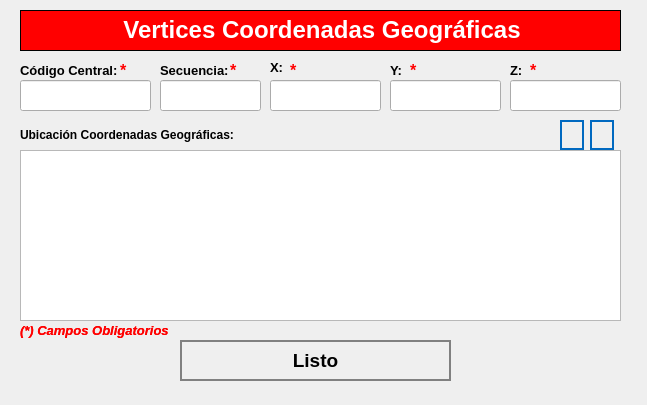
<?xml version="1.0" encoding="UTF-8"?>
<ui version="4.0">
 <class>NewBook</class>
 <widget class="QWidget" name="NewBook">
  <property name="geometry">
   <rect>
    <x>0</x>
    <y>0</y>
    <width>647</width>
    <height>405</height>
   </rect>
  </property>
  <property name="windowTitle">
   <string>Nuevo Registro</string>
  </property>
  <property name="styleSheet">
   <string notr="true">QPushButton
{	
	height: 2em;
 	border-style: solid;
	border-width: 2px;
 	border-color: grey;
	font-weight: bold;
}

QPushButton:hover
{
   	background-color:grey;
	color:white;
}</string>
  </property>
  <widget class="QLabel" name="label">
   <property name="geometry">
    <rect>
     <x>20</x>
     <y>10</y>
     <width>601</width>
     <height>41</height>
    </rect>
   </property>
   <property name="font">
    <font>
     <underline>false</underline>
    </font>
   </property>
   <property name="autoFillBackground">
    <bool>false</bool>
   </property>
   <property name="styleSheet">
    <string notr="true">background-color: red;</string>
   </property>
   <property name="frameShape">
    <enum>QFrame::Box</enum>
   </property>
   <property name="text">
    <string>&lt;html&gt;&lt;head/&gt;&lt;body&gt;&lt;p align=&quot;center&quot;&gt;&lt;span style=&quot; font-size:18pt; font-weight:600; color:#ffffff;&quot;&gt;Vertices Coordenadas Geográficas&lt;/span&gt;&lt;/p&gt;&lt;/body&gt;&lt;/html&gt;</string>
   </property>
  </widget>
  <widget class="QLabel" name="label_nota_obligatoria">
   <property name="geometry">
    <rect>
     <x>20</x>
     <y>320</y>
     <width>281</width>
     <height>21</height>
    </rect>
   </property>
   <property name="text">
    <string>&lt;html&gt;&lt;head/&gt;&lt;body&gt;&lt;p&gt;&lt;span style=&quot; font-size:10pt; font-weight:600; font-style:italic; color:#ff0000;&quot;&gt;(*) Campos Obligatorios&lt;/span&gt;&lt;/p&gt;&lt;/body&gt;&lt;/html&gt;</string>
   </property>
  </widget>
  <widget class="QLabel" name="label_dni_2">
   <property name="geometry">
    <rect>
     <x>390</x>
     <y>60</y>
     <width>91</width>
     <height>21</height>
    </rect>
   </property>
   <property name="text">
    <string>&lt;html&gt;&lt;head/&gt;&lt;body&gt;&lt;p&gt;&lt;span style=&quot; font-size:10pt; font-weight:600;&quot;&gt;Y:&lt;/span&gt;&lt;/p&gt;&lt;/body&gt;&lt;/html&gt;</string>
   </property>
  </widget>
  <widget class="QLabel" name="ast_aquienvisita_3">
   <property name="geometry">
    <rect>
     <x>290</x>
     <y>60</y>
     <width>21</width>
     <height>21</height>
    </rect>
   </property>
   <property name="text">
    <string>&lt;html&gt;&lt;head/&gt;&lt;body&gt;&lt;p&gt;&lt;span style=&quot; font-size:12pt; font-weight:600; color:#ff0000;&quot;&gt;*&lt;/span&gt;&lt;/p&gt;&lt;/body&gt;&lt;/html&gt;</string>
   </property>
  </widget>
  <widget class="QLabel" name="label_aquienVisita">
   <property name="geometry">
    <rect>
     <x>20</x>
     <y>60</y>
     <width>191</width>
     <height>21</height>
    </rect>
   </property>
   <property name="text">
    <string>&lt;html&gt;&lt;head/&gt;&lt;body&gt;&lt;p&gt;&lt;span style=&quot; font-size:10pt; font-weight:600;&quot;&gt;Código Central:&lt;/span&gt;&lt;/p&gt;&lt;/body&gt;&lt;/html&gt;</string>
   </property>
  </widget>
  <widget class="QLabel" name="label_area_2">
   <property name="geometry">
    <rect>
     <x>160</x>
     <y>60</y>
     <width>101</width>
     <height>21</height>
    </rect>
   </property>
   <property name="text">
    <string>&lt;html&gt;&lt;head/&gt;&lt;body&gt;&lt;p&gt;&lt;span style=&quot; font-size:10pt; font-weight:600;&quot;&gt;Secuencia:&lt;/span&gt;&lt;/p&gt;&lt;/body&gt;&lt;/html&gt;</string>
   </property>
  </widget>
  <widget class="QTableWidget" name="tableEsquema">
   <property name="geometry">
    <rect>
     <x>20</x>
     <y>150</y>
     <width>601</width>
     <height>171</height>
    </rect>
   </property>
   <property name="autoFillBackground">
    <bool>true</bool>
   </property>
   <property name="lineWidth">
    <number>5</number>
   </property>
   <property name="editTriggers">
    <set>QAbstractItemView::NoEditTriggers</set>
   </property>
   <property name="textElideMode">
    <enum>Qt::ElideLeft</enum>
   </property>
   <attribute name="horizontalHeaderMinimumSectionSize">
    <number>10</number>
   </attribute>
  </widget>
  <widget class="QLabel" name="ast_aquienvisita">
   <property name="geometry">
    <rect>
     <x>120</x>
     <y>60</y>
     <width>21</width>
     <height>21</height>
    </rect>
   </property>
   <property name="text">
    <string>&lt;html&gt;&lt;head/&gt;&lt;body&gt;&lt;p&gt;&lt;span style=&quot; font-size:12pt; font-weight:600; color:#ff0000;&quot;&gt;*&lt;/span&gt;&lt;/p&gt;&lt;/body&gt;&lt;/html&gt;</string>
   </property>
  </widget>
  <widget class="QPushButton" name="btnAddEsquema">
   <property name="geometry">
    <rect>
     <x>560</x>
     <y>120</y>
     <width>24</width>
     <height>30</height>
    </rect>
   </property>
   <property name="font">
    <font>
     <pointsize>12</pointsize>
     <weight>75</weight>
     <bold>true</bold>
    </font>
   </property>
   <property name="cursor">
    <cursorShape>PointingHandCursor</cursorShape>
   </property>
   <property name="styleSheet">
    <string notr="true">QPushButton
{	
	height: 2em;
 	border-style: solid;
	border-width: 2px;
 	border-color: #0069c0;
	font-weight: bold;
}

QPushButton:hover
{
   	background-color:#0069c0;
	color:white;
}</string>
   </property>
   <property name="text">
    <string/>
   </property>
   <property name="icon">
    <iconset>
     <normaloff>../assets/icons/add-icon.png</normaloff>../assets/icons/add-icon.png</iconset>
   </property>
   <property name="iconSize">
    <size>
     <width>25</width>
     <height>25</height>
    </size>
   </property>
   <property name="autoDefault">
    <bool>true</bool>
   </property>
   <property name="default">
    <bool>true</bool>
   </property>
   <property name="flat">
    <bool>true</bool>
   </property>
  </widget>
  <widget class="QLabel" name="ast_aquienvisita_2">
   <property name="geometry">
    <rect>
     <x>230</x>
     <y>60</y>
     <width>21</width>
     <height>21</height>
    </rect>
   </property>
   <property name="text">
    <string>&lt;html&gt;&lt;head/&gt;&lt;body&gt;&lt;p&gt;&lt;span style=&quot; font-size:12pt; font-weight:600; color:#ff0000;&quot;&gt;*&lt;/span&gt;&lt;/p&gt;&lt;/body&gt;&lt;/html&gt;</string>
   </property>
  </widget>
  <widget class="QLabel" name="label_advertencia_dni">
   <property name="geometry">
    <rect>
     <x>20</x>
     <y>320</y>
     <width>251</width>
     <height>21</height>
    </rect>
   </property>
   <property name="text">
    <string>&lt;html&gt;&lt;head/&gt;&lt;body&gt;&lt;p&gt;&lt;span style=&quot; font-size:10pt; font-weight:600; font-style:italic; color:#ff0000;&quot;&gt;(*) Campos Obligatorios&lt;/span&gt;&lt;/p&gt;&lt;/body&gt;&lt;/html&gt;</string>
   </property>
  </widget>
  <widget class="QPushButton" name="btnDeleteEsquema">
   <property name="geometry">
    <rect>
     <x>590</x>
     <y>120</y>
     <width>24</width>
     <height>30</height>
    </rect>
   </property>
   <property name="font">
    <font>
     <pointsize>12</pointsize>
     <weight>75</weight>
     <bold>true</bold>
    </font>
   </property>
   <property name="cursor">
    <cursorShape>PointingHandCursor</cursorShape>
   </property>
   <property name="styleSheet">
    <string notr="true">QPushButton
{	
	height: 2em;
 	border-style: solid;
	border-width: 2px;
 	border-color: #0069c0;
	font-weight: bold;
}

QPushButton:hover
{
   	background-color:#0069c0;
	color:white;
}</string>
   </property>
   <property name="text">
    <string/>
   </property>
   <property name="icon">
    <iconset>
     <normaloff>../assets/icons/deletesquare.png</normaloff>../assets/icons/deletesquare.png</iconset>
   </property>
   <property name="iconSize">
    <size>
     <width>25</width>
     <height>25</height>
    </size>
   </property>
   <property name="autoDefault">
    <bool>true</bool>
   </property>
   <property name="default">
    <bool>true</bool>
   </property>
   <property name="flat">
    <bool>true</bool>
   </property>
  </widget>
  <widget class="QLabel" name="label_fecha_2">
   <property name="geometry">
    <rect>
     <x>270</x>
     <y>60</y>
     <width>101</width>
     <height>16</height>
    </rect>
   </property>
   <property name="text">
    <string>&lt;html&gt;&lt;head/&gt;&lt;body&gt;&lt;p&gt;&lt;span style=&quot; font-size:10pt; font-weight:600;&quot;&gt;X:&lt;/span&gt;&lt;/p&gt;&lt;/body&gt;&lt;/html&gt;</string>
   </property>
  </widget>
  <widget class="QPushButton" name="cancelButton">
   <property name="geometry">
    <rect>
     <x>180</x>
     <y>340</y>
     <width>271</width>
     <height>41</height>
    </rect>
   </property>
   <property name="font">
    <font>
     <pointsize>14</pointsize>
     <weight>75</weight>
     <bold>true</bold>
    </font>
   </property>
   <property name="cursor">
    <cursorShape>PointingHandCursor</cursorShape>
   </property>
   <property name="styleSheet">
    <string notr="true">QPushButton
{	
	height: 2em;
 	border-style: solid;
	border-width: 2px;
 	border-color: grey;
	font-weight: bold;
}

QPushButton:hover
{
   	background-color:grey;
	color:white;
}</string>
   </property>
   <property name="text">
    <string>Listo</string>
   </property>
   <property name="icon">
    <iconset>
     <normaloff>../assets/icons/exitoso.png</normaloff>../assets/icons/exitoso.png</iconset>
   </property>
   <property name="iconSize">
    <size>
     <width>30</width>
     <height>30</height>
    </size>
   </property>
   <property name="autoDefault">
    <bool>true</bool>
   </property>
   <property name="default">
    <bool>true</bool>
   </property>
   <property name="flat">
    <bool>true</bool>
   </property>
  </widget>
  <widget class="QLabel" name="label_visitante_2">
   <property name="geometry">
    <rect>
     <x>510</x>
     <y>60</y>
     <width>121</width>
     <height>21</height>
    </rect>
   </property>
   <property name="text">
    <string>&lt;html&gt;&lt;head/&gt;&lt;body&gt;&lt;p&gt;&lt;span style=&quot; font-size:10pt; font-weight:600;&quot;&gt;Z:&lt;/span&gt;&lt;/p&gt;&lt;/body&gt;&lt;/html&gt;</string>
   </property>
  </widget>
  <widget class="QLineEdit" name="inputCodigoCentral">
   <property name="geometry">
    <rect>
     <x>20</x>
     <y>80</y>
     <width>131</width>
     <height>31</height>
    </rect>
   </property>
   <property name="font">
    <font>
     <pointsize>12</pointsize>
    </font>
   </property>
  </widget>
  <widget class="QLabel" name="label_4">
   <property name="geometry">
    <rect>
     <x>20</x>
     <y>120</y>
     <width>311</width>
     <height>30</height>
    </rect>
   </property>
   <property name="text">
    <string>&lt;html&gt;&lt;head/&gt;&lt;body&gt;&lt;p&gt;&lt;span style=&quot; font-size:9pt; font-weight:600;&quot;&gt;Ubicación Coordenadas Geográficas:&lt;/span&gt;&lt;/p&gt;&lt;/body&gt;&lt;/html&gt;</string>
   </property>
   <property name="scaledContents">
    <bool>true</bool>
   </property>
  </widget>
  <widget class="QLineEdit" name="inputX">
   <property name="geometry">
    <rect>
     <x>270</x>
     <y>80</y>
     <width>111</width>
     <height>31</height>
    </rect>
   </property>
   <property name="font">
    <font>
     <pointsize>12</pointsize>
    </font>
   </property>
   <property name="inputMethodHints">
    <set>Qt::ImhDigitsOnly</set>
   </property>
  </widget>
  <widget class="QLineEdit" name="inputSecuencia">
   <property name="geometry">
    <rect>
     <x>160</x>
     <y>80</y>
     <width>101</width>
     <height>31</height>
    </rect>
   </property>
   <property name="font">
    <font>
     <pointsize>12</pointsize>
    </font>
   </property>
  </widget>
  <widget class="QLineEdit" name="inputZ">
   <property name="geometry">
    <rect>
     <x>510</x>
     <y>80</y>
     <width>111</width>
     <height>31</height>
    </rect>
   </property>
   <property name="font">
    <font>
     <pointsize>12</pointsize>
    </font>
   </property>
  </widget>
  <widget class="QLabel" name="ast_aquienvisita_5">
   <property name="geometry">
    <rect>
     <x>530</x>
     <y>60</y>
     <width>21</width>
     <height>21</height>
    </rect>
   </property>
   <property name="text">
    <string>&lt;html&gt;&lt;head/&gt;&lt;body&gt;&lt;p&gt;&lt;span style=&quot; font-size:12pt; font-weight:600; color:#ff0000;&quot;&gt;*&lt;/span&gt;&lt;/p&gt;&lt;/body&gt;&lt;/html&gt;</string>
   </property>
  </widget>
  <widget class="QLabel" name="ast_aquienvisita_4">
   <property name="geometry">
    <rect>
     <x>410</x>
     <y>60</y>
     <width>21</width>
     <height>21</height>
    </rect>
   </property>
   <property name="text">
    <string>&lt;html&gt;&lt;head/&gt;&lt;body&gt;&lt;p&gt;&lt;span style=&quot; font-size:12pt; font-weight:600; color:#ff0000;&quot;&gt;*&lt;/span&gt;&lt;/p&gt;&lt;/body&gt;&lt;/html&gt;</string>
   </property>
  </widget>
  <widget class="QLineEdit" name="inputY">
   <property name="geometry">
    <rect>
     <x>390</x>
     <y>80</y>
     <width>111</width>
     <height>31</height>
    </rect>
   </property>
   <property name="font">
    <font>
     <pointsize>12</pointsize>
    </font>
   </property>
   <property name="inputMethodHints">
    <set>Qt::ImhDigitsOnly</set>
   </property>
  </widget>
 </widget>
 <resources/>
 <connections/>
</ui>
